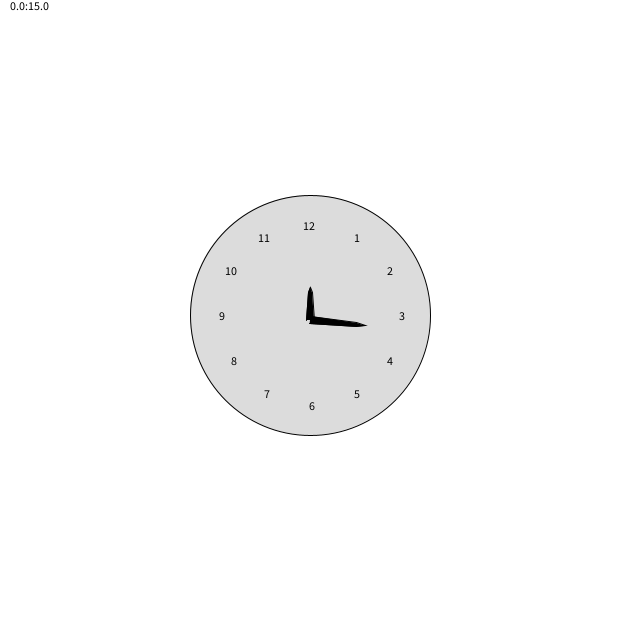
Frame 1 (no input)
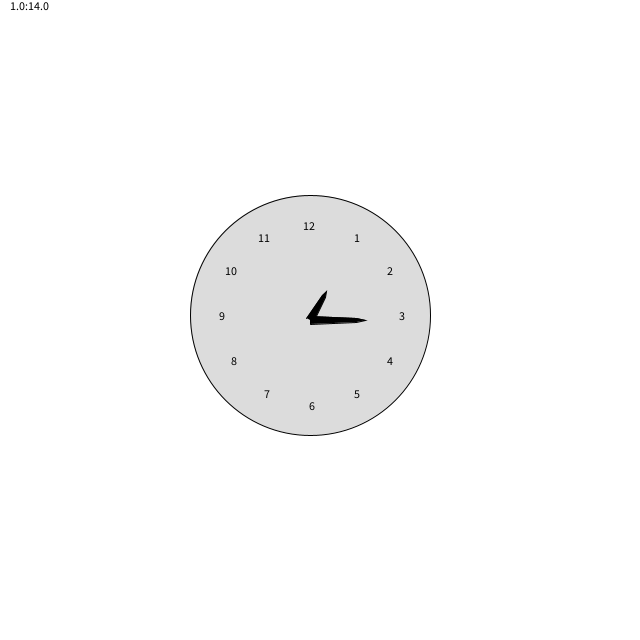
Frame 60 (the mouse pressed at the canvas centre just before this capture)
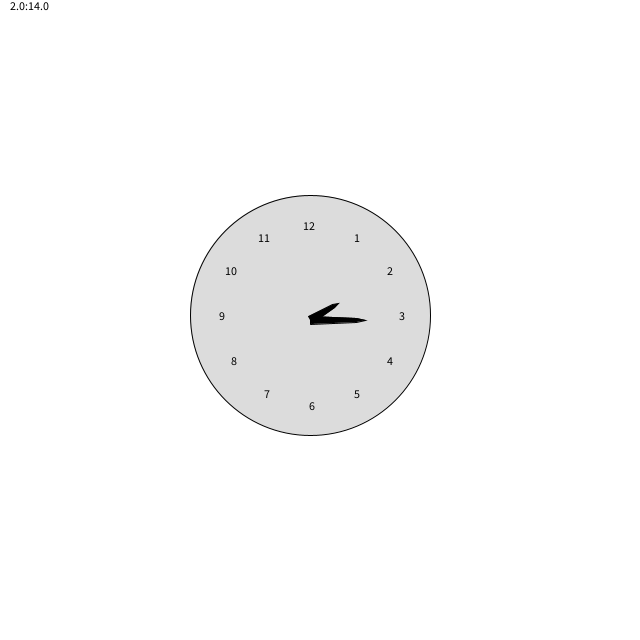
Frame 120 (the mouse held since frame 60 and released just before this capture)

The Processing sketch that drew these frames (run headless with seeded random() and noise(); from frame 60 on, the mouse is pressed at the canvas centre):

// Processing sketch: AffineTransforms
// ── AffineTransforms.pde
import java.util.Calendar;
PMatrix2D positionMatrix;
PMatrix2D hourScaleMatrix = getScaleMatrix(2, 5.5);
PMatrix2D minuteScaleMatrix = getScaleMatrix(2, 9.3);

void drawClockTimes() {
  PVector center = new PVector(width/2-5, height/2);
   for(float i = 1; i <= 12; i++) {
       PVector point = PVector.add(center, new PVector(90 * cos((i/12.0) * PI * 2 - PI/2), 90 * sin((i/12.0) * PI * 2 - PI/2)));
       text("" + (int)i, point.x - textWidth("" + (int)i), point.y);
   }
}

Calendar rightnow = Calendar.getInstance();
float hour = rightnow.get(Calendar.HOUR);
float minutes = rightnow.get(Calendar.MINUTE);

void setup() {
  size(640, 640);
  background(255);
  positionMatrix = getMovementMatrix(new PVector(width/2-10, height/2));
}

void draw() {
  background(255);
  rectMode(CENTER);
  fill(220);
  ellipse(width/2 - 10, height/2- 5, 240, 240);
  
  fill(0);
  text("" + hour + ":" + minutes, 10, 10);
  minutes += 1;
  if(minutes >= 60) {
     minutes = 0;
     hour += 1;
  }
  if(hour >= 12) {
     hour = 0; 
  }
  
  PMatrix2D hourMatrix = getMovementMatrix(new PVector(0,0));

  hourMatrix.apply(positionMatrix);
  hourMatrix.apply(getRotationMatrix((hour/12.0) * 2 * PI -  PI));
    hourMatrix.apply(hourScaleMatrix);
  fill(0);
  hand.draw(hourMatrix);



  PMatrix2D minuteMatrix = getMovementMatrix(new PVector(0,0));
  minuteMatrix.apply(positionMatrix);
  minuteMatrix.apply(getRotationMatrix((minutes/60.0) * 2 * PI - PI));
  minuteMatrix.apply(minuteScaleMatrix);
  fill(0);
  hand.draw(minuteMatrix);
  
  drawClockTimes();
}
// ── Polygon.pde
import java.util.List;

class Polygon {
  private ArrayList<PVector>  points;

  public Polygon(List<PVector> points) {
    this.points = new ArrayList<PVector>(points);
  }


  public void draw() {
    beginShape();
    for (PVector p : points) {
      vertex(p.x, p.y);
    }
    endShape();
  }

  public void draw(PMatrix transform) {
    beginShape();
    PVector result = new PVector();
    for (PVector p : points) {
      transform.mult(p, result);
      vertex(result.x, result.y);
    }
    endShape();
  }

  public Polygon copy() {
     return new Polygon(this.points); 
  }
  public Polygon transform(PMatrix2D transform) {
    ArrayList<PVector> newPoints = new ArrayList<PVector>();
    for (PVector p : points) {
      newPoints.add(transform.mult(p, null));
    }
    return new Polygon(newPoints);
  }
}
// ── Shapes.pde
import java.util.Arrays;
import java.util.List;

//   |        x     --- 6      
//   |      x | x   --- 5         
//   |        |           
//   |        |           
//   |        |           
//   |        |           
//   |-----x--|--x--------
//        -2  0  2


Polygon hand = new Polygon(Arrays.asList(
    new PVector(2, 0), 
    new PVector(1,5), 
    new PVector(0,6),
    new PVector(-1,5), 
    new PVector(-2,0)
));
// ── Utility.pde
PMatrix2D getRotationMatrix(float angle) {
   return new PMatrix2D(cos(angle), -sin(angle), 0, sin(angle), cos(angle), 0);   
}

PMatrix2D getMovementMatrix(PVector position) {
   return new PMatrix2D(1, 0, position.x, 0, 1, position.y); 
}

PMatrix2D getScaleMatrix(float xScale, float yScale) {
   return new PMatrix2D(xScale, 0, 0, 0, yScale, 0); 
  
}
